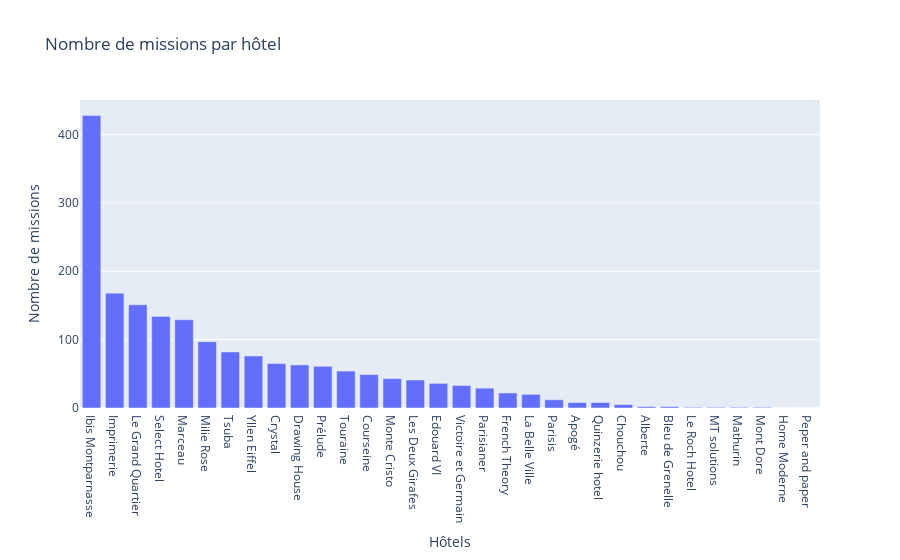

Notebook code cell kept with this figure:
### Code cell
trace = go.Bar(name='Affected rentals', 
                x=heures_par_hotel.index, 
                y=heures_par_hotel.time_delta / 8.64e+13) ## nanoseconds to days

fig = go.Figure(data=[trace])
# Change the bar mode
fig.update_layout(title="Nombre de missions par hôtel",
                  showlegend=False,
                  xaxis={'categoryorder':'total descending'})


fig.update_xaxes(title_text='Hôtels')
fig.update_yaxes(title_text='Nombre de missions')


fig.show()

### Figure 1 — Plotly figure (JSON) as saved in the notebook; plotly's stock layout.template omitted (floating-point values rounded to 4 significant figures)
{"data": [{"name": "Affected rentals", "type": "bar", "x": ["Alberte ", "Apogé", "Bleu de Grenelle", "Chouchou", "Courseine", "Crystal", "Drawing House", "Edouard VI", "French Theory", "Home Moderne", "Ibis Montparnasse", "Imprimerie", "La Belle Ville", "Le Grand Quartier", "Le Roch Hotel", "Les Deux Girafes", "MT solutions ", "Marceau", "Mathurin", "Milie Rose", "Mont Dore", "Monte Cristo", "Parisianer", "Parisis", "Peper and paper ", "Prélude", "Quinzerie hotel", "Select Hotel", "Touraine", "Tsuba", "Victoire et Germain", "Yllen Eiffel"], "y": [2, 8, 2, 5, 49, 65, 63, 36, 22, 0, 428, 168, 20, 151, 1, 41, 1, 129, 1, 97, 1, 43, 29, 12, 0, 61, 8, 134, 54, 82, 33, 76]}], "layout": {"showlegend": false, "title": {"text": "Nombre de missions par hôtel"}, "xaxis": {"categoryorder": "total descending", "title": {"text": "Hôtels"}}, "yaxis": {"title": {"text": "Nombre de missions"}}}}
